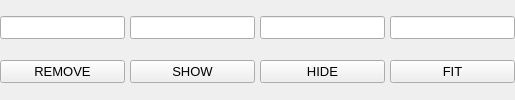
	<widget class="QWidget" name="panelPlane">
	  <property name="sizePolicy">
	    <sizepolicy hsizetype="Expanding" vsizetype="Fixed">
	      <horstretch>0</horstretch>
	      <verstretch>0</verstretch>
	    </sizepolicy>
	  </property>
	  <property name="visible">
	    <bool>false</bool>
	  </property>

	  <layout class="QGridLayout" name="layoutPlane">
	    <property name="leftMargin">
	      <number>0</number>
	    </property>
	    <property name="topMargin">
	      <number>0</number>
	    </property>
	    <property name="rightMargin">
	      <number>0</number>
	    </property>
	    <property name="bottomMargin">
	      <number>0</number>
	    </property>
	    <property name="spacing">
	      <number>5</number>
	    </property>

	    <item row="0" column="0">
	      <widget class="QLineEdit" name="editPlaneCoefficient0">
		<property name="text">
		  <string/>
		</property>
		<property name="readOnly">
		  <bool>true</bool>
		</property>
		<property name="font">
		  <font>
		    <pointsize>10</pointsize>
		  </font>
		</property>
	      </widget>
	    </item>

	    <item row="0" column="1">
	      <widget class="QLineEdit" name="editPlaneCoefficient1">
		<property name="text">
		  <string/>
		</property>
		<property name="readOnly">
		  <bool>true</bool>
		</property>
		<property name="font">
		  <font>
		    <pointsize>10</pointsize>
		  </font>
		</property>
	      </widget>
	    </item>

	    <item row="0" column="2">
	      <widget class="QLineEdit" name="editPlaneCoefficient2">
		<property name="text">
		  <string/>
		</property>
		<property name="readOnly">
		  <bool>true</bool>
		</property>
		<property name="font">
		  <font>
		    <pointsize>10</pointsize>
		  </font>
		</property>
	      </widget>
	    </item>

	    <item row="0" column="3">
	      <widget class="QLineEdit" name="editPlaneCoefficient3">
		<property name="text">
		  <string/>
		</property>
		<property name="readOnly">
		  <bool>true</bool>
		</property>
		<property name="font">
		  <font>
		    <pointsize>10</pointsize>
		  </font>
		</property>
	      </widget>
	    </item>

	  <item row="1" column="0">
	    <widget class="QPushButton" name="pushButtonPlaneRemove">
	      <property name="text">
		<string>REMOVE</string>
	      </property>
	      <property name="font">
		<font>
		  <pointsize>10</pointsize>
		</font>
	      </property>
	    </widget>
	  </item>

	  <item row="1" column="1">
	    <widget class="QPushButton" name="pushButtonPlaneShow">
	      <property name="text">
		<string>SHOW</string>
	      </property>
	      <property name="font">
		<font>
		  <pointsize>10</pointsize>
		</font>
	      </property>
	    </widget>
	  </item>

	  <item row="1" column="2">
	    <widget class="QPushButton" name="pushButtonPlaneHide">
	      <property name="text">
		<string>HIDE</string>
	      </property>
	      <property name="font">
		<font>
		  <pointsize>10</pointsize>
		</font>
	      </property>
	    </widget>
	  </item>

	  <item row="1" column="3">
	    <widget class="QPushButton" name="pushButtonPlaneFit">
	      <property name="text">
		<string>FIT</string>
	      </property>
	      <property name="font">
		<font>
		  <pointsize>10</pointsize>
		</font>
	      </property>
	    </widget>
	  </item>

	  </layout>
	</widget>
